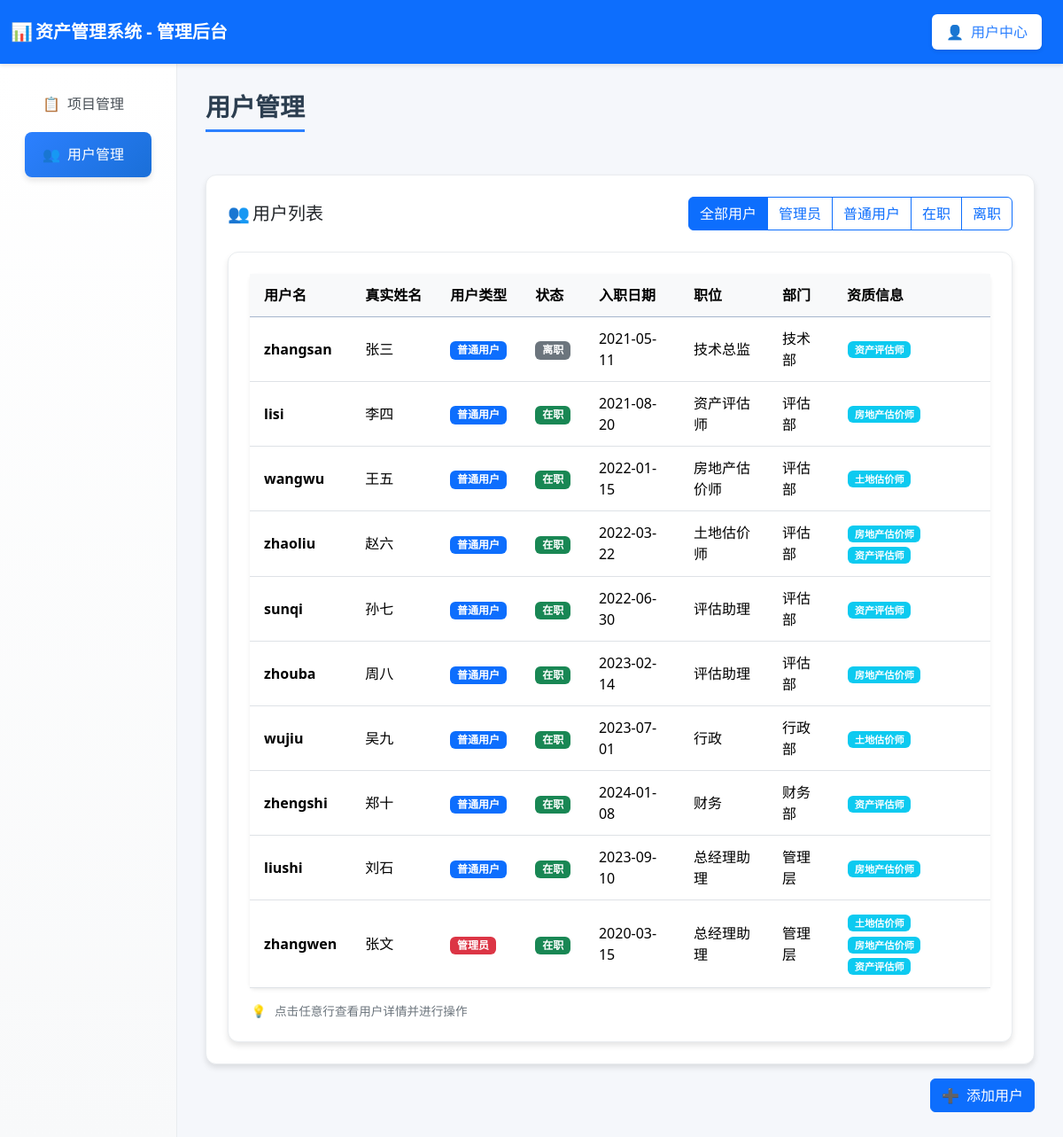
/user_manager (signed in), run on an earlier commit of the app's database.
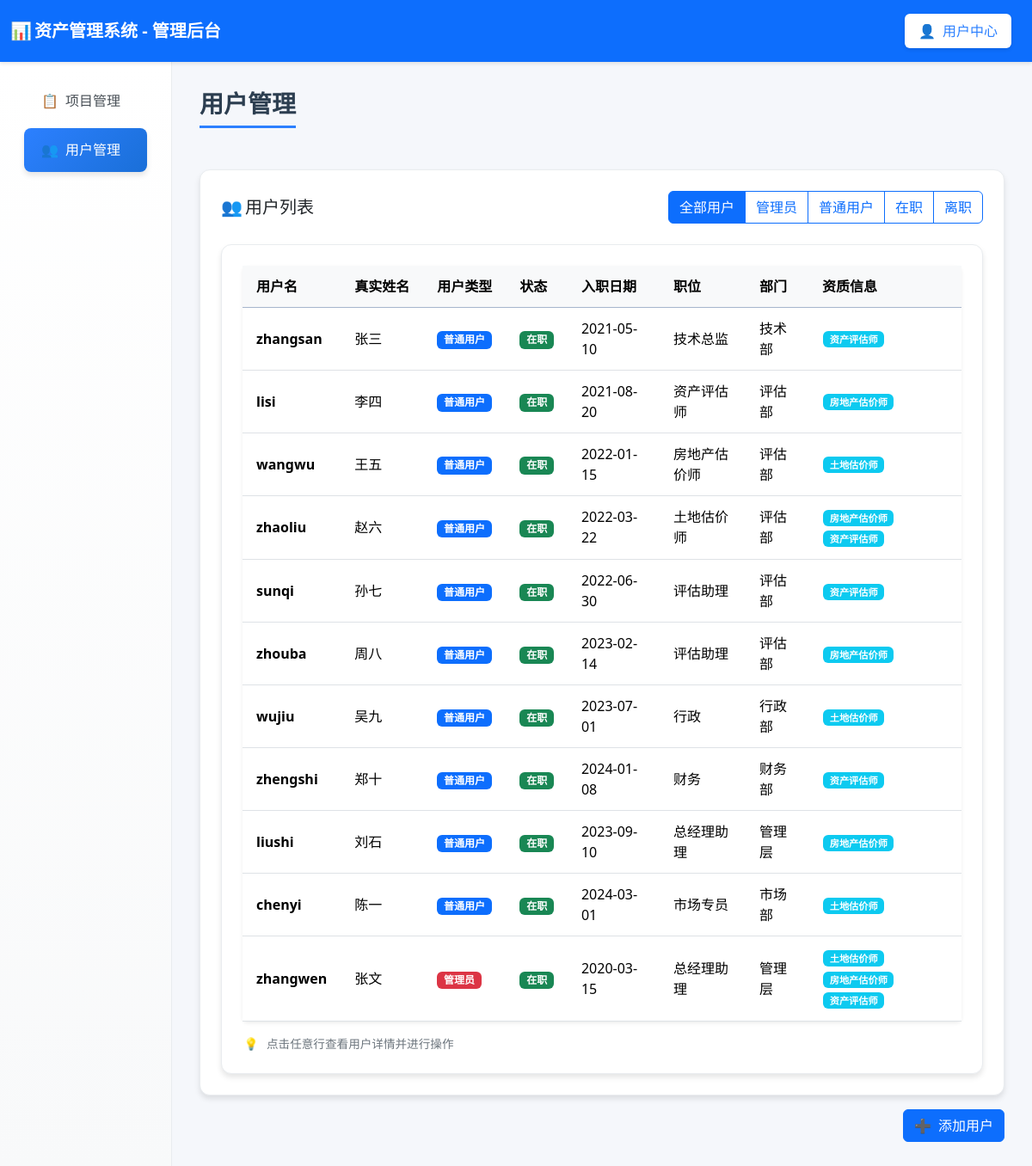
And on a later commit of the database.
### tables this page shows
CREATE TABLE users (
        id INTEGER PRIMARY KEY AUTOINCREMENT,
        username TEXT UNIQUE,
        realname TEXT,
        user_type TEXT,
        password TEXT,
        phone TEXT,
        email TEXT,
        hire_date TEXT,
        education TEXT,
        position TEXT,
        department TEXT,
        status TEXT DEFAULT 'active',  -- active-在职, inactive-离职
        create_time TEXT DEFAULT CURRENT_TIMESTAMP,
        update_time TEXT DEFAULT CURRENT_TIMESTAMP
    );

CREATE TABLE user_qualifications (
        id INTEGER PRIMARY KEY AUTOINCREMENT,
        username TEXT NOT NULL,
        qualification_type TEXT NOT NULL,
        qualification_number TEXT,
        issue_date TEXT,
        expiry_date TEXT,
        issue_authority TEXT,
        FOREIGN KEY (username) REFERENCES users (username),
        UNIQUE(username, qualification_type)
    );

### routes/user_routes.py (the view)
@router.get("/user_manager", response_class=HTMLResponse)
async def user_manager(
    request: Request,
    user: dict = Depends(login_required),
    db: sqlite3.Connection = Depends(get_db)
):
    if user.get("user_type") != "admin":
        return RedirectResponse(url="/user_dashboard")
    try:
        users = await user_service.get_all_users(db)
        for user_item in users:
            user_item["qualifications"] = await user_service.get_user_qualifications(user_item["username"], db)
        return templates.TemplateResponse("user_manager.html", {
            "request": request,
            "user": user,
            "users": users,
            "current_user": user["username"]
        })
    except Exception as e:
        return templates.TemplateResponse("user_manager.html", {
            "request": request,
            "user": user,
            "users": [],
            "current_user": user["username"],
            "error": str(e)
        })

### templates/user_manager.html (shortened to what this page needs)
<!DOCTYPE html>
<html lang="zh-CN">
<head>
  <link href="https://cdn.jsdelivr.net/npm/bootstrap@5.3.2/dist/css/bootstrap.min.css" rel="stylesheet">
  <link rel="stylesheet"
    href="https://cdnjs.cloudflare.com/ajax/libs/bootstrap-icons/1.11.0/font/bootstrap-icons.min.css">
</head>
<body>
  <nav class="navbar navbar-dark bg-primary">
    <div class="container-fluid">
      <span class="navbar-brand mb-0 h1 fw-bold">
        <span class="fallback-icon">📊</span>资产管理系统 - 管理后台
      </span>
      <ul class="navbar-nav ms-auto">
        <li class="nav-item">
          <a class="nav-link user-center" href="/user_dashboard">
            <span class="fallback-icon">👤</span>用户中心
          </a>
        </li>
      </ul>
    </div>
  </nav>
  <div class="container-fluid">
    <div class="row">
      <div class="col-md-3 col-lg-2 sidebar">
        <nav class="nav flex-column p-3">
          <a class="nav-link" href="/admin_projects">
            <span class="fallback-icon">📋</span>项目管理
          </a>
          <a class="nav-link active" href="/user_manager">
            <span class="fallback-icon">👥</span>用户管理
          </a>
        </nav>
      </div>
      <div class="col-md-9 col-lg-10 main-content">
        <h3 class="page-title">用户管理</h3>
        <div class="table-container">
          <div class="table-header">
            <h5 class="mb-0"><span class="fallback-icon">👥</span>用户列表</h5>
            <div class="filter-controls">
              <div class="btn-group" role="group">
                <label class="btn btn-outline-primary" for="allUsers">全部用户</label>
                <label class="btn btn-outline-primary" for="adminUsers">管理员</label>
                <label class="btn btn-outline-primary" for="normalUsers">普通用户</label>
                <label class="btn btn-outline-primary" for="activeUsers">在职</label>
                <label class="btn btn-outline-primary" for="inactiveUsers">离职</label>
              </div>
            </div>
          </div>
          {% if users %}
          <div class="table-container">
            <table class="table table-hover bg-white rounded shadow-sm">
              <thead class="table-primary">
                <tr>
                  <th>用户名</th>
                  <th>真实姓名</th>
                  <th>用户类型</th>
                  <th>状态</th>
                  <th>入职日期</th>
                  <th>职位</th>
                  <th>部门</th>
                  <th>资质信息</th>
                </tr>
              </thead>
              <tbody id="usersTableBody">
                {% for user in users %}
                <tr data-user-type="{{ user.user_type }}" data-user-status="{{ user.status }}"
                  onclick="viewUserDetail('{{ user.username }}')">
                  <td>
                    <strong>{{ user.username }}</strong>
                  </td>
                  <td>
                    {% if user.realname %}
                    {{ user.realname }}
                    {% else %}
                    <span class="text-muted">未设置</span>
                    {% endif %}
                  </td>
                  <td>
                    {% if user.user_type == 'admin' %}
                    <span class="badge user-type-badge user-type-admin">管理员</span>
                    {% else %}
                    <span class="badge user-type-badge user-type-user">普通用户</span>
                    {% endif %}
                  </td>
                  <td>
                    {% if user.status == 'active' %}
                    <span class="badge status-badge status-active">在职</span>
                    {% else %}
                    <span class="badge status-badge status-inactive">离职</span>
                    {% endif %}
                  </td>
                  <td>
                    {% if user.hire_date %}
                    {{ user.hire_date }}
                    {% else %}
                    <span class="text-muted">未设置</span>
                    {% endif %}
                  </td>
                  <td>
                    {% if user.position %}
                    {{ user.position }}
                    {% else %}
                    <span class="text-muted">未设置</span>
                    {% endif %}
                  </td>
                  <td>
                    {% if user.department %}
                    {{ user.department }}
                    {% else %}
                    <span class="text-muted">未设置</span>
                    {% endif %}
                  </td>
                  <td>
                    <div class="qualifications-container">
                      {% if user.qualifications %}
                      {% for qual in user.qualifications %}
                      <span class="badge bg-info qualification-badge"
                        title="{{ qual.qualification_type }} - {{ qual.qualification_number }} ({{ qual.issue_date }} 至 {{ qual.expiry_date }})">
                        {{ qual.qualification_type }}
                      </span>
                      {% endfor %}
                      {% else %}
                      <span class="text-muted">无资质</span>
                      {% endif %}
                    </div>
                  </td>
                </tr>
                {% endfor %}
              </tbody>
            </table>
            <div class="click-hint">
              <span class="fallback-icon">💡</span>点击任意行查看用户详情并进行操作
            </div>
          </div>
          {% else %}
          <div class="alert alert-info text-center">
            <h5><span class="fallback-icon">👥</span>暂无用户</h5>
            <p class="mb-0">当前系统中还没有任何用户。</p>
          </div>
          {% endif %}
        </div>
        <div class="mt-3 text-end">
          <button class="btn btn-primary" onclick="addUser()">
            <span class="fallback-icon">➕</span>添加用户
          </button>
        </div>
      </div>
    </div>
  </div>
</body>
</html>

### templates/user_manager.html (style rules this page uses)
:root { --primary-color: #2c80ff; --secondary-color: #6c757d; --success-color: #28a745; --warning-color: #ffc107; --info-color: #17a2b8; --light-bg: #f5f7fb; --card-shadow: 0 4px 6px rgba(0, 0, 0, 0.1); --hover-shadow: 0 8px 15px rgba(0, 0, 0, 0.15); }
body { background-color: var(--light-bg); font-family: 'Segoe UI', Tahoma, Geneva, Verdana, sans-serif; }
.navbar { box-shadow: 0 2px 4px rgba(0, 0, 0, 0.1); padding: 0.8rem 0; }
.sidebar { background: linear-gradient(180deg, #ffffff 0%, #f8f9fa 100%); min-height: calc(100vh - 76px); box-shadow: 2px 0 10px rgba(0, 0, 0, 0.08); border-right: 1px solid #e9ecef; padding: 0; }
.nav-link { color: #495057; padding: 0.85rem 1.25rem; border-radius: 0.5rem; margin: 0.2rem 0.75rem; transition: all 0.3s ease; font-weight: 500; border: none; }
.nav-link.active { background: linear-gradient(135deg, var(--primary-color), #1a6fd8); color: white; box-shadow: var(--card-shadow); }
.main-content { padding: 2rem; background-color: var(--light-bg); }
.page-title { color: #2c3e50; font-weight: 700; margin-bottom: 1.5rem; padding-bottom: 0.5rem; border-bottom: 3px solid var(--primary-color); display: inline-block; }
.table-container { background: white; border-radius: 12px; padding: 1.5rem; box-shadow: var(--card-shadow); border: 1px solid #e9ecef; margin-top: 1.5rem; }
.table-header { display: flex; justify-content: space-between; align-items: center; margin-bottom: 1.5rem; flex-wrap: wrap; gap: 1rem; }
.filter-controls { display: flex; gap: 1rem; align-items: center; flex-wrap: wrap; }
table.table tbody tr { transition: background-color 0.2s ease; cursor: pointer; }
.user-type-badge { font-size: 0.75rem; padding: 0.35em 0.65em; }
.user-type-admin { background-color: #dc3545; color: white; }
.user-type-user { background-color: #0d6efd; color: white; }
.table th { white-space: nowrap; overflow: hidden; text-overflow: ellipsis; vertical-align: middle; padding: 12px 16px; background-color: #f8f9fa; }
.table td { vertical-align: middle; padding: 12px 16px; }
.table-container { width: 100%; overflow-x: auto; }
.fallback-icon { display: inline-block; width: 20px; text-align: center; margin-right: 8px; }
.navbar-nav .nav-link.user-center { background-color: white; color: var(--primary-color) !important; padding: 0.5rem 1rem; border-radius: 0.375rem; transition: all 0.2s ease; font-weight: 500; box-shadow: 0 2px 4px rgba(0, 0, 0, 0.1); margin-left: 0.5rem; }
.status-badge { font-size: 0.75rem; padding: 0.35em 0.65em; }
.status-active { background-color: #198754; color: white; }
.qualification-badge { font-size: 0.7rem; margin: 0.1rem; display: inline-block; }
.qualifications-container { max-width: 200px; }
.table th:nth-child(8), .table td:nth-child(8) { min-width: 150px; max-width: 200px; }
.click-hint { color: #6c757d; font-size: 0.85rem; margin-top: 0.5rem; }

What changed in the data, as far as the page shows it:
changed users "zhangsan": hire_date "2021-05-11" → "2021-05-10"; status "离职" → "在职"
added users: username "chenyi", realname "陈一", user_type "普通用户", status "在职", hire_date "2024-03-01", position "市场专员", department "市场部"
added user_qualifications: qualification_type "土地估价师", shown under "chenyi"
